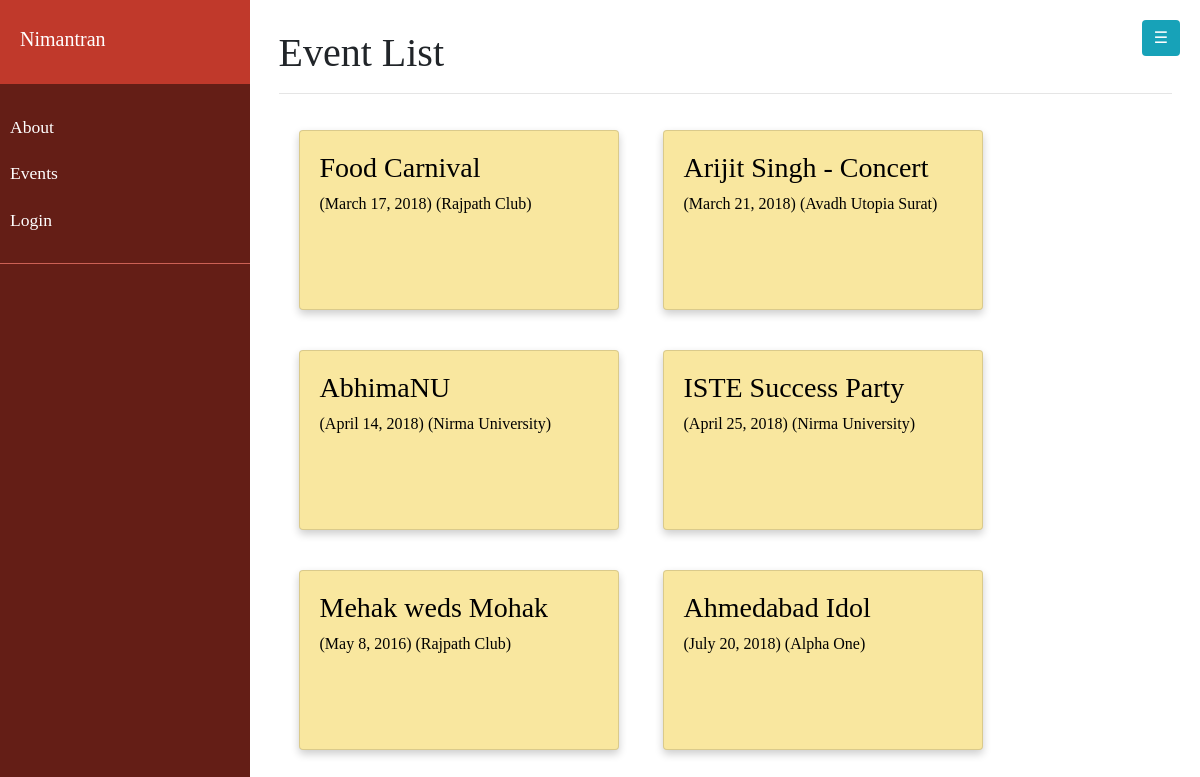
Screenshot of /catalog/events/ with the database file from the repository.
### catalog/models.py (models this page shows, shortened)
class Event(models.Model):
    title = models.CharField(max_length = 200, help_text = "Provide a title to your event.")
    description = models.CharField(max_length = 500, help_text = "Briefly describe in 500 chars.")
    dateFrom = models.DateField()
    dateTo = models.DateField()
    organizer = models.ForeignKey(User, on_delete = models.SET_NULL, null=True, blank=True)
    cateory = models.ManyToManyField(Category, help_text = "Select a category for this event")
    venue = models.ForeignKey(Venue, help_text = "Select the venue", on_delete = models.DO_NOTHING)
    public = models.BooleanField(default = True)
    def get_absolute_url(self):
        return reverse('event-detail', args=[str(self.id)])

class Venue(models.Model):
    name = models.CharField(max_length = 200)
    address = models.CharField(max_length = 500, help_text = "address of the venue")
    capacity = models.IntegerField(help_text = "Maximum capacity of the venue")
    lat = models.DecimalField(help_text = "Latitude for the venue", null=True, blank=True, max_digits=10, decimal_places=7)
    lng = models.DecimalField(help_text = "Longitude for the venue", null=True, blank=True, max_digits=10, decimal_places=7)

### catalog/views.py (the view)
# urls.py: path('events/', views.EventListView.as_view(), name='events'),
class EventListView(generic.ListView):
    model = Event

### catalog/templates/catalog/event_list.html
{% extends "base_generic.html" %}
{% block content %}
<div style="padding: 3%">
    <h1>Event List</h1>
    <hr>
    <div class="outer">
    {% if event_list %}
      {% for event in event_list %}
          <a class="card" href="{{ event.get_absolute_url }}">
              <h3>{{ event.title }}</h3>
              ({{event.dateTo}}) ({{event.venue.name}})
          </a>
      {% endfor %}
    {% else %}
      <p>There are no events.</p>
    {% endif %}
  </div>
</div>
{% endblock %}

### catalog/static/catalog/style.css (style rules this page uses)
* { font-family: 'Google sans' }
.outer { width: 100%; }
.card { box-shadow: 0 4px 8px 0 rgba(0,0,0,0.2); transition: 0.3s; padding: 20px; width: 320px; height: 180px; margin: 20px; display: inline-block; background-color: #F9E79F; color: black; }
a, a:hover, a:focus { color: inherit; text-decoration: none; transition: all 0.3s; }

### rows the page displays
Event: title "Food Carnival", dateTo "March 17, 2018", venue.name "Rajpath Club"
Event: title "Arijit Singh - Concert", dateTo "March 21, 2018", venue.name "Avadh Utopia Surat"
Event: title "AbhimaNU", dateTo "April 14, 2018", venue.name "Nirma University"
Event: title "ISTE Success Party", dateTo "April 25, 2018", venue.name "Nirma University"
Event: title "Mehak weds Mohak", dateTo "May 8, 2016", venue.name "Rajpath Club"
Event: title "Ahmedabad Idol", dateTo "July 20, 2018", venue.name "Alpha One"
